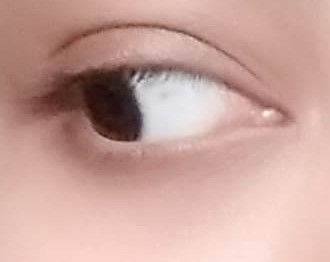
%> input picture EyeBallDetection/image/a12.jpg, 330 x 262 px
$ octave project.m   (GNU Octave 9; MATLAB toolbox functions it lacks are replaced by stand-ins)
%> lines starting %> are read from the running program, lines starting %| are printed output that depends on the picture
clear;clc;

I=imread('image/a12.jpg' );
%> I is the input picture: size 262x330x3 uint8; mean R, G, B 201.2, 163.2, 155.6

I=rgb2gray(I);
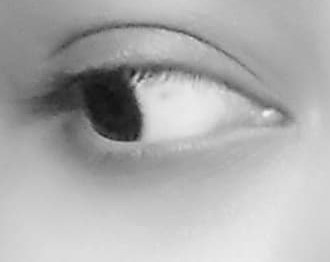
%> I: size 262x330 uint8; min 17, max 239, mean 173.7

figure;

R=imread('RIGHT.png'   );
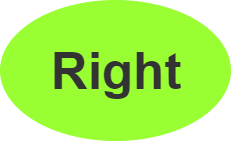
%> input picture EyeBallDetection/RIGHT.png, 231 x 141 px
%> R is the input picture: size 141x231x3 uint8; mean R, G, B 167.7, 240.6, 94.8

L=imread('LEFT.png' );
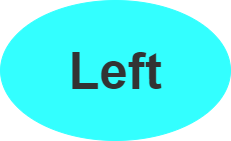
%> input picture EyeBallDetection/LEFT.png, 231 x 141 px
%> L is the input picture: size 141x231x3 uint8; mean R, G, B 94.8, 246.3, 246.3

U=imread('UP.png'  );
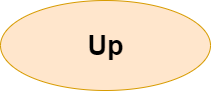
%> input picture EyeBallDetection/UP.png, 211 x 91 px
%> U is the input picture: size 91x211x3 uint8; mean R, G, B 250, 229.8, 206.5

D=imread('DOWN.png' );
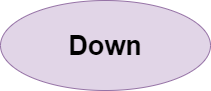
%> input picture EyeBallDetection/DOWN.png, 211 x 91 px
%> D is the input picture: size 91x211x3 uint8; mean R, G, B 222.7, 213, 227.5


subplot(2,2,1); imshow(I); title('Original Image' );

Eyes=I;

[row , col]=size(Eyes);
%> row = 262; col = 330

[centers, radii] = imfindcircles(Eyes, [25 60], 'ObjectPolarity','dark', 'Sensitivity', 0.93);
%> centers = [109.5 116; 152 57.19]; radii = [34.15; 33.06]

viscircles(centers, radii,'Color','b');

disp(row);
%| 262

disp(col);
%| 330

disp(round(centers));
%|    110   116
%|    152    57


a=round(centers(1));
%> a = 110

b=round(col/2);
%> b = 165

a1=round(centers(2));
%> a1 = 152

b1=round(row/2);
%> b1 = 131

disp(a);
%| 110

disp(b);
%| 165

disp(a1);
%| 152

disp(b1);
%| 131

if(a>b)
    subplot(2,2,3);
    imshow(R);

    disp(a);

else
    subplot(2,2,3);

      imshow(L)

      disp(b)
%| 165

end

if(a1>b1)

    subplot(2,2,4); imshow(U);
%> after `imshow(U)`:
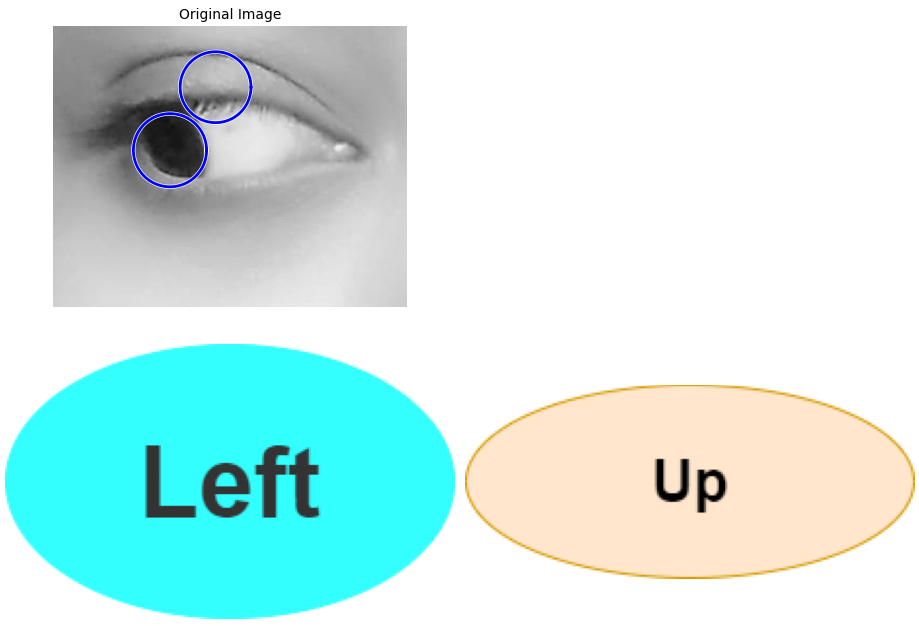
%> figure redrawn from the program's plot data, 3 panels

    disp(a1);
%| 152
else
       subplot(2,2,4);

      imshow(D)

      disp(b1);
end
